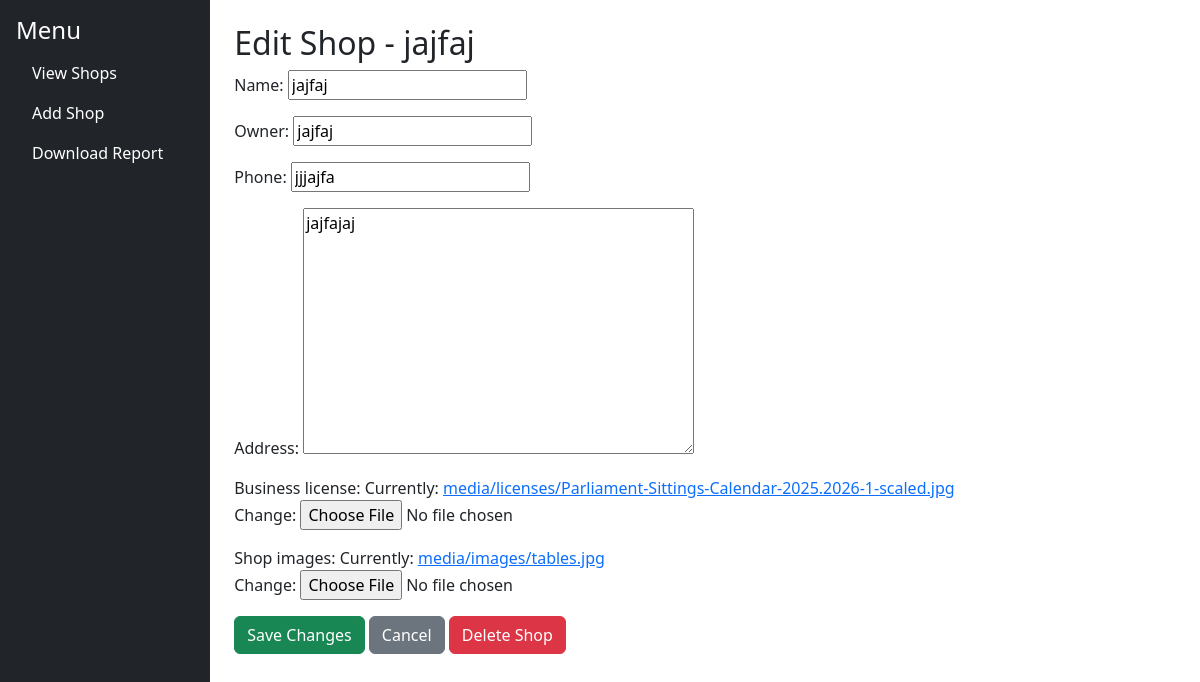
/2/edit/, run on an earlier commit of the app's database.
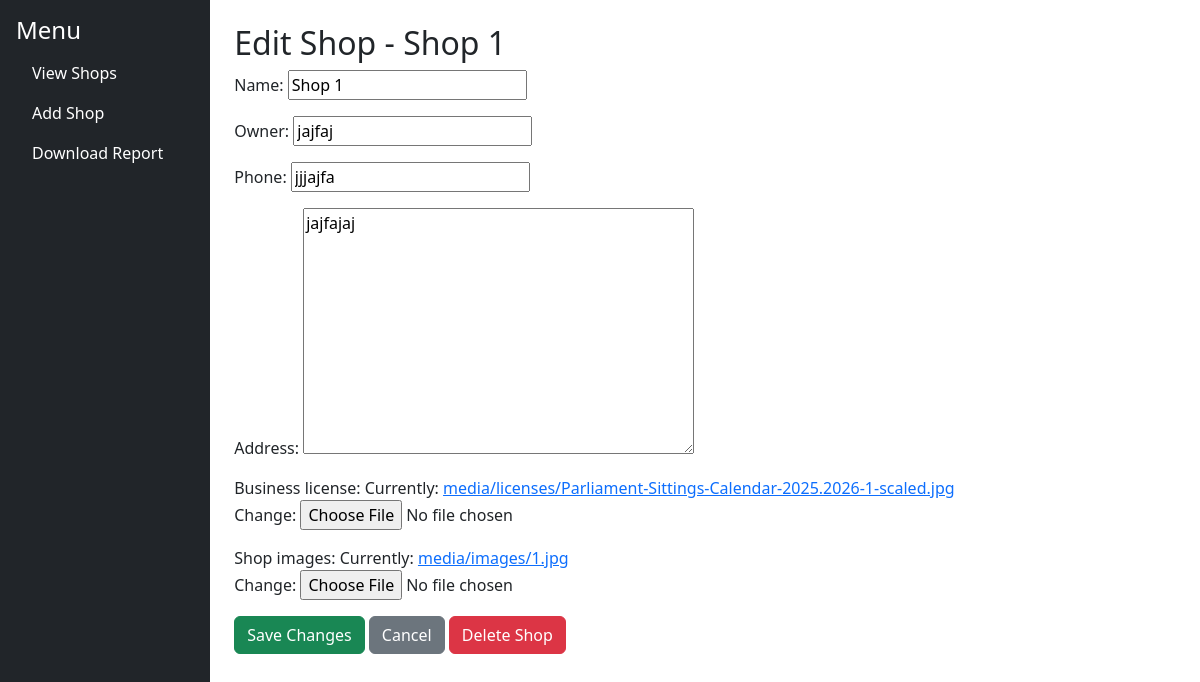
And on a later commit of the database.
### shops/models.py (models this page shows, shortened)
class Shop(models.Model):
    name = models.CharField(max_length=255)
    owner = models.CharField(max_length=255)
    phone = models.CharField(max_length=15)
    address = models.TextField()
    business_license = models.ImageField(upload_to='media/licenses/')
    shop_images = models.ImageField(upload_to='media/images/')

### shops/views.py (the view)
# urls.py: path('<int:shop_id>/edit/', views.edit_shop, name='edit_shop'),
def edit_shop(request, shop_id):
    shop = get_object_or_404(Shop, id=shop_id)
    if request.method == 'POST':
        if 'delete' in request.POST:
            shop.delete()
            return redirect('shop_list')
        form = ShopForm(request.POST, request.FILES, instance=shop)
        if form.is_valid():
            form.save()
            return redirect('shop_list')
    else:
        form = ShopForm(instance=shop)
    return render(request, 'shops/edit_shop.html', {'form': form, 'shop': shop})

### shops/forms.py
class ShopForm(forms.ModelForm):
    class Meta:
        model = Shop
        fields = ['name', 'owner', 'phone', 'address', 'business_license', 'shop_images']

### shops/templates/shops/edit_shop.html (shortened to what this page needs)
{% extends 'shops/base.html' %}
{% block content %}
<h2>Edit Shop - {{ shop.name }}</h2>
<form method="POST" enctype="multipart/form-data">
    {{ form.as_p }}
    <button type="submit" class="btn btn-success">Save Changes</button>
    <a href="{% url 'shop_list' %}" class="btn btn-secondary">Cancel</a>
    <form method="post" action="{% url 'delete_shop' shop.id %}" style="margin-top: 20px;">
        <button type="submit" name="delete" class="btn btn-danger">Delete Shop</button>
      </form>
{% endblock %}

What changed in the data, as far as the page shows it:
changed Shop "jajfaj": name "jajfaj" → "Shop 1"
Also different on the page:
text no longer shown: "Name: Owner: Phone: Address: Business license: Currently: media/licenses/Parliament-Sittings-Calendar-2025.2026-1-scaled.jpg Change: Shop images: Currently: media/images/tables.jpg Change:"
text now shown: "Name: Owner: Phone: Address: Business license: Currently: media/licenses/Parliament-Sittings-Calendar-2025.2026-1-scaled.jpg Change: Shop images: Currently: media/images/1.jpg Change:"
